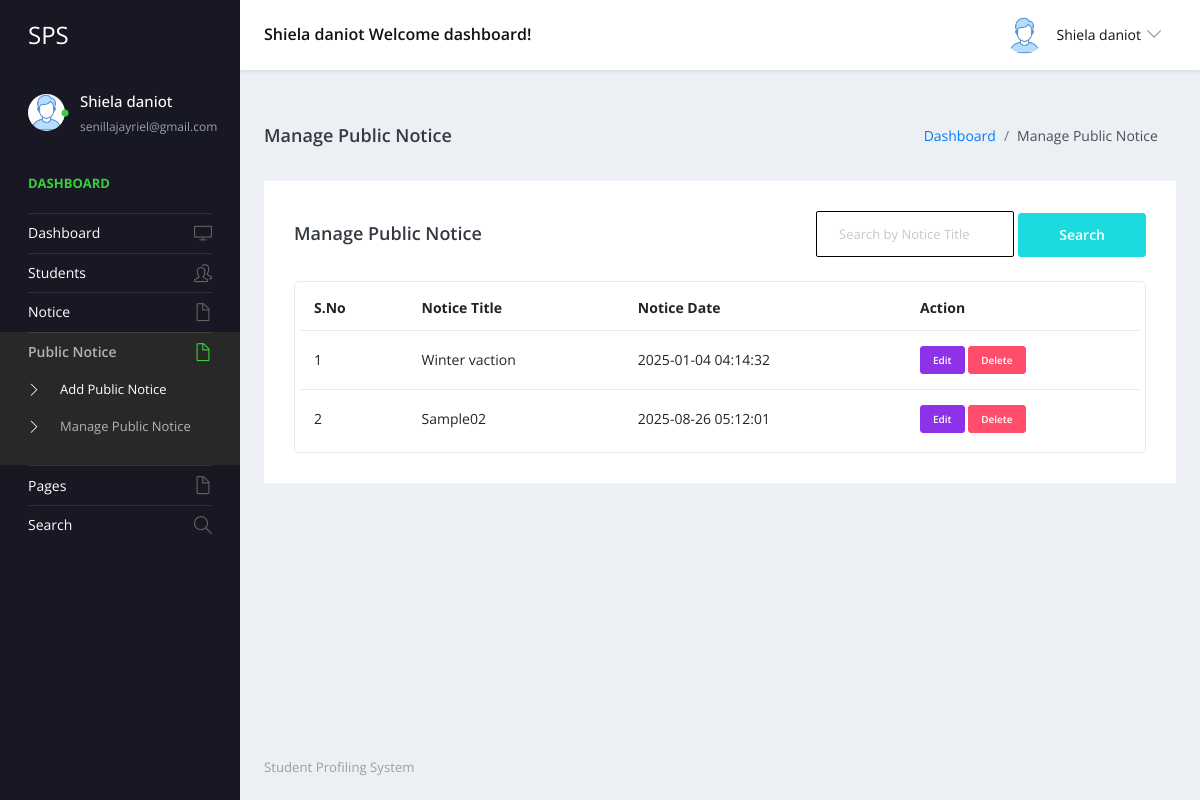
The page /staff/manage-public-notice.php (signed in) on the database its author committed.
### tables this page shows
CREATE TABLE `tblstaff` (
  `ID` int(11) NOT NULL,
  `StaffName` varchar(100) NOT NULL,
  `UserName` varchar(50) NOT NULL,
  `Email` varchar(100) NOT NULL,
  `Password` varchar(255) NOT NULL,
  `StaffRegdate` datetime DEFAULT current_timestamp(),
  `Status` tinyint(1) NOT NULL DEFAULT 1
);

CREATE TABLE `tblpublicnotice` (
  `ID` int(5) NOT NULL,
  `NoticeTitle` varchar(200) DEFAULT NULL,
  `NoticeMessage` mediumtext DEFAULT NULL,
  `CreationDate` timestamp NULL DEFAULT current_timestamp()
);

### staff/manage-public-notice.php (the view, shortened to what this page needs)
<?php
include('includes/dbconnection.php');
if (strlen($_SESSION['sturecmsstaffid'] == 0)) {
  header('location:logout.php');
} else {
  $searchdata = '';
  ?>
  <!DOCTYPE html>
  <html lang="en">
  <head>
    <link rel="stylesheet" href="vendors/simple-line-icons/css/simple-line-icons.css">
    <link rel="stylesheet" href="vendors/flag-icon-css/css/flag-icon.min.css">
    <link rel="stylesheet" href="vendors/css/vendor.bundle.base.css">
    <link rel="stylesheet" href="css/style.css">
  </head>
  <body>
    <div class="container-scroller">
      <?php include_once('includes/header.php'); ?>
      <div class="container-fluid page-body-wrapper">
        <?php include_once('includes/sidebar.php'); ?>
        <div class="main-panel">
          <div class="content-wrapper">
            <div class="page-header">
              <h3 class="page-title">Manage Public Notice</h3>
              <nav aria-label="breadcrumb">
                <ol class="breadcrumb">
                  <li class="breadcrumb-item"><a href="dashboard.php">Dashboard</a></li>
                  <li class="breadcrumb-item active" aria-current="page">Manage Public Notice</li>
                </ol>
              </nav>
            </div>
            <div class="row">
              <div class="col-md-12 grid-margin stretch-card">
                <div class="card">
                  <div class="card-body">
                    <div class="d-sm-flex align-items-center mb-4">
                      <h4 class="card-title mb-sm-0">Manage Public Notice</h4>
                      <form method="post" class="ml-auto">
                        <input type="text" name="searchdata" class="form-control" placeholder="Search by Notice Title"
                          value="<?php echo htmlentities($searchdata); ?>" style="display: inline-block; width: auto;">
                        <button type="submit" name="search" class="btn btn-primary">Search</button>
                      </form>
                    </div>
                    <div class="table-responsive border rounded p-1">
                      <table class="table">
                        <thead>
                          <tr>
                            <th class="font-weight-bold">S.No</th>
                            <th class="font-weight-bold">Notice Title</th>
                            <th class="font-weight-bold">Notice Date</th>
                            <th class="font-weight-bold">Action</th>
                          </tr>
                        </thead>
                        <tbody>
                          <?php
                          $sql = "SELECT ID, NoticeTitle, CreationDate FROM tblpublicnotice";
                          $query = $dbh->prepare($sql);
                          $query->execute();
                          $results = $query->fetchAll(PDO::FETCH_OBJ);
                          $cnt = 1;
                          if ($query->rowCount() > 0) {
                            foreach ($results as $row) { ?>
                              <tr>
                                <td><?php echo htmlentities($cnt); ?></td>
                                <td><?php echo htmlentities($row->NoticeTitle); ?></td>
                                <td><?php echo htmlentities($row->CreationDate); ?></td>
                                <td>
                                  <div>
                                    <a href="edit-public-notice-detail.php?editid=<?php echo htmlentities($row->ID); ?>"
                                      class="btn btn-info btn-xs">Edit</a>
                                    <a href="manage-public-notice.php?delid=<?php echo htmlentities($row->ID); ?>"
                                      onclick="return confirm('Do you really want to delete?');"
                                      class="btn btn-danger btn-xs">Delete</a>
                                  </div>
                                </td>
                              </tr>
                              <?php $cnt++;
                            }
                          } else { ?>
                            <tr>
                              <td colspan="4" style="text-align: center; color: red;">No Record Found</td>
                            </tr>
                          <?php } ?>
                        </tbody>
                      </table>
                    </div>
                  </div>
                </div>
              </div>
            </div>
          </div>
          <?php include_once('includes/footer.php'); ?>
        </div>
      </div>
    </div>
  </body>
  </html>
<?php } ?>

### staff/includes/header.php (shortened to what this page needs)
<nav class="navbar default-layout-navbar col-lg-12 col-12 p-0 fixed-top d-flex flex-row">
  <div class="navbar-brand-wrapper d-flex align-items-center">
    <a class="navbar-brand brand-logo" href="dashboard.php">
      <strong style="color: white;">SPS</strong>
    </a>
  </div>
  <?php
    $sid = $_SESSION['sturecmsstaffid'];
    $sql = "SELECT * FROM tblstaff WHERE ID=:sid";
    $query = $dbh->prepare($sql);
    $query->bindParam(':sid', $sid, PDO::PARAM_STR);
    $query->execute();
    $results = $query->fetchAll(PDO::FETCH_OBJ);
    if($query->rowCount() > 0) {
      foreach($results as $row) {
  ?>
  <div class="navbar-menu-wrapper d-flex align-items-center flex-grow-1">
    <h5 class="mb-0 font-weight-medium d-none d-lg-flex"><?php echo htmlentities($row->StaffName); ?> Welcome dashboard!</h5>
    <ul class="navbar-nav navbar-nav-right ml-auto">
      <li class="nav-item dropdown d-none d-xl-inline-flex user-dropdown">
        <a class="nav-link dropdown-toggle" id="UserDropdown" href="#" data-toggle="dropdown" aria-expanded="false">
          <img class="img-xs rounded-circle ml-2" src="images/faces/face8.jpg" alt="Profile image"> <span class="font-weight-normal"> <?php echo htmlentities($row->StaffName); ?> </span></a>
      </li>
    </ul>
  </div>
  <?php } } ?>
</nav>

### staff/includes/sidebar.php (shortened to what this page needs)
<nav class="sidebar sidebar-offcanvas" id="sidebar">
  <ul class="nav">
    <li class="nav-item nav-profile">
      <a href="#" class="nav-link">
        <div class="profile-image">
          <img class="img-xs rounded-circle" src="images/faces/face8.jpg" alt="profile image">
          <div class="dot-indicator bg-success"></div>
        </div>
        <div class="text-wrapper">
          <?php
          $sid = $_SESSION['sturecmsstaffid'];
          $sql = "SELECT * from tblstaff where ID=:sid";
          $query = $dbh->prepare($sql);
          $query->bindParam(':sid', $sid, PDO::PARAM_STR);
          $query->execute();
          $results = $query->fetchAll(PDO::FETCH_OBJ);
          if ($query->rowCount() > 0) {
            foreach ($results as $row) { ?>
              <p class="profile-name"><?php echo htmlentities($row->StaffName); ?></p>
              <p class="designation"><?php echo htmlentities($row->Email); ?></p>
            <?php }
          } ?>
        </div>
      </a>
    </li>
    <li class="nav-item nav-category">
      <span class="nav-link">Dashboard</span>
    </li>
    <li class="nav-item">
      <a class="nav-link" href="dashboard.php">
        <span class="menu-title">Dashboard</span>
        <i class="icon-screen-desktop menu-icon"></i>
      </a>
    </li>
    <li class="nav-item">
      <a class="nav-link" data-toggle="collapse" href="#ui-basic1" aria-expanded="false" aria-controls="ui-basic1">
        <span class="menu-title">Students</span>
        <i class="icon-people menu-icon"></i>
      </a>
    </li>
    <li class="nav-item">
      <a class="nav-link" data-toggle="collapse" href="#notice" aria-expanded="false" aria-controls="notice">
        <span class="menu-title">Notice</span>
        <i class="icon-doc menu-icon"></i>
      </a>
    </li>
    <li class="nav-item">
      <a class="nav-link" data-toggle="collapse" href="#publicnotice" aria-expanded="false"
        aria-controls="publicnotice">
        <span class="menu-title">Public Notice</span>
        <i class="icon-doc menu-icon"></i>
      </a>
      <div class="collapse" id="publicnotice">
        <ul class="nav flex-column sub-menu">
          <li class="nav-item"> <a class="nav-link" href="add-public-notice.php"> Add Public Notice </a></li>
          <li class="nav-item"> <a class="nav-link" href="manage-public-notice.php"> Manage Public Notice </a></li>
        </ul>
      </div>
    </li>
    <li class="nav-item">
      <a class="nav-link" data-toggle="collapse" href="#pages" aria-expanded="false" aria-controls="pages">
        <span class="menu-title">Pages</span>
        <i class="icon-doc menu-icon"></i>
      </a>
    </li>
    <li class="nav-item">
      <a class="nav-link" href="search.php">
        <span class="menu-title">Search</span>
        <i class="icon-magnifier menu-icon"></i>
      </a>
    </li>
  </ul>
</nav>

### rows shown on the page
tblstaff: StaffName "Shiela daniot", Email "senillajayriel@gmail.com"
tblpublicnotice: NoticeTitle "Winter vaction", CreationDate "2025-01-04 04:14:32"
tblpublicnotice: NoticeTitle "Sample02", CreationDate "2025-08-26 05:12:01"
